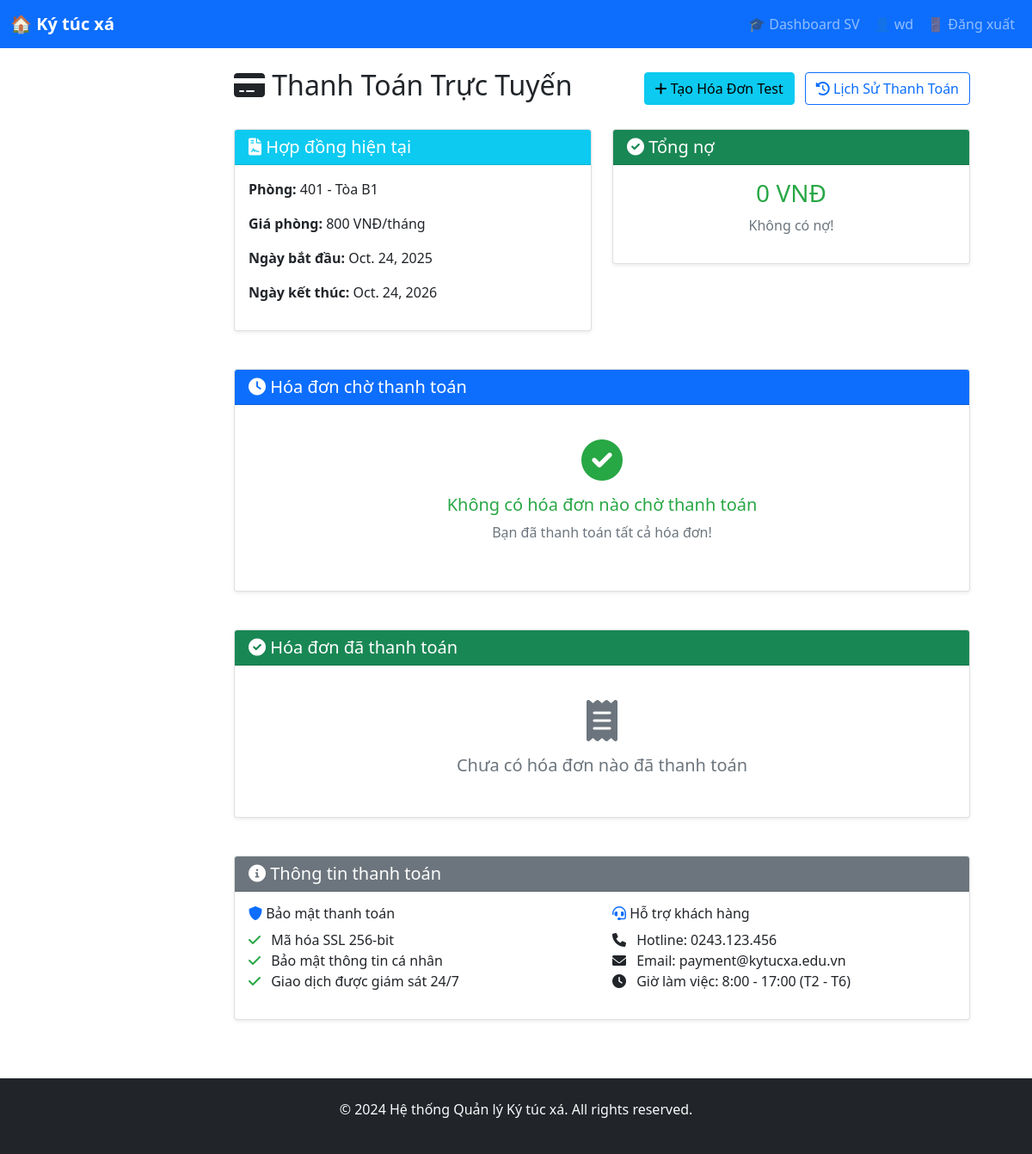
The page /payments/student/ (signed in) on the database as committed earlier.
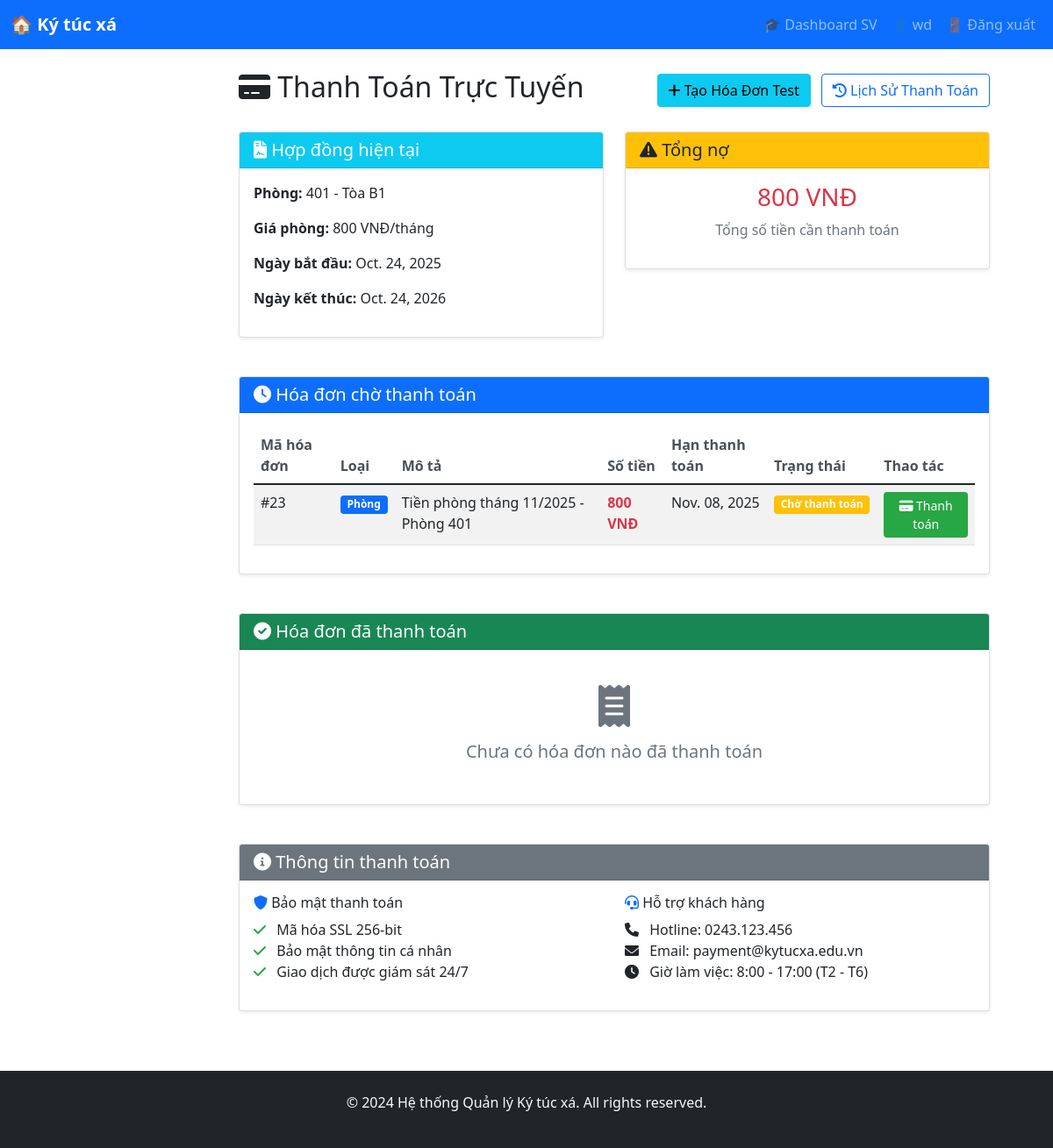
The same page on the database as committed later.
### payment/models.py (models this page shows, shortened)
class Payment(models.Model):
    PAYMENT_METHODS = (
        ('cash', 'Tiền mặt'),
        ('bank_transfer', 'Chuyển khoản'),
        ('momo', 'Ví MoMo'),
        ('zalopay', 'ZaloPay'),
    )
    PAYMENT_CHOICES = (
        ('room', 'Tiền phòng'),
        ('electric', 'Tiền điện'),
        ('water', 'Tiền nước'),
    )
    STATUS_CHOICES = (
        ('pending', 'Chờ thanh toán'),
        ('paid', 'Đã thanh toán'),
        ('cancelled', 'Đã hủy'),
        ('failed', 'Thất bại'),
    )
    contract = models.ForeignKey(Contract, on_delete=models.CASCADE)
    student = models.ForeignKey(Student, on_delete=models.CASCADE, null=True, blank=True, related_name='payments')
    payment_type = models.CharField(max_length=20, choices=PAYMENT_CHOICES, default='room')
    amount = models.DecimalField(max_digits=12, decimal_places=0)
    payment_method = models.CharField(max_length=20, choices=PAYMENT_METHODS, default='cash')
    status = models.CharField(max_length=20, choices=STATUS_CHOICES, default='pending')
    due_date = models.DateField()
    paid_date = models.DateField(null=True, blank=True)
    transaction_id = models.CharField(max_length=100, blank=True)
    notes = models.TextField(blank=True)
    created_at = models.DateTimeField(auto_now_add=True)
    updated_at = models.DateTimeField(auto_now=True)

### dormitory/models.py (models this page shows, shortened)
class Contract(models.Model):
    contract_number = models.CharField(max_length=20, unique=True)
    student = models.ForeignKey(Student, on_delete=models.CASCADE)
    room = models.ForeignKey(Room, on_delete=models.CASCADE)
    start_date = models.DateField()
    end_date = models.DateField()
    deposit = models.DecimalField(max_digits=10, decimal_places=2)
    status_choices = (
        ('active', 'Đang hoạt động'),
        ('expired', 'Đã hết hạn'),
        ('terminated', 'Đã chấm dứt'),
    )
    status = models.CharField(max_length=20, choices=status_choices, default='active')
    created_at = models.DateTimeField(auto_now_add=True)

class Room(models.Model):
    room_number = models.CharField(max_length=10)
    building = models.ForeignKey(Building, on_delete=models.CASCADE)
    room_type = models.ForeignKey(RoomType, on_delete=models.CASCADE)
    floor = models.IntegerField()
    status_choices = (
        ('available', 'Còn trống'),
        ('occupied', 'Đã thuê'),
        ('maintenance', 'Bảo trì'),
    )
    status = models.CharField(max_length=20, choices=status_choices, default='available')
    current_occupancy = models.IntegerField(default=0)
    notes = models.TextField(blank=True)
    class Meta:
        unique_together = ['building', 'room_number']

### payment/views.py (the view)
# urls.py: path('student/', views.student_payments, name='student_payments'),
@login_required
def student_payments(request):
    if request.user.user_type != 'student':
        messages.error(request, "Chỉ sinh viên mới có thể truy cập trang này")
        return redirect('home')
    try:
        student = request.user.student
        current_contract = Contract.objects.filter(student=student, status='active').first()
        payments = Payment.objects.filter(student=student).select_related('contract__room').order_by('-created_at')
        payments_room = payments.filter(payment_type='room')
        payments_electric = payments.filter(payment_type='electric')
        payments_water = payments.filter(payment_type='water')
        pending_payments = payments.filter(status='pending')
        paid_payments = payments.filter(status='paid')
        total_pending_amount = sum(p.amount for p in pending_payments)
        context = {
            'student': student,
            'current_contract': current_contract,
            'payments_room': payments_room,
            'payments_electric': payments_electric,
            'payments_water': payments_water,
            'pending_payments': pending_payments,
            'paid_payments': paid_payments,
            'total_pending_amount': total_pending_amount,
            'today': timezone.now().date(),
        }
        return render(request, 'payment/student_payments.html', context)
    except Student.DoesNotExist:
        messages.error(request, "Vui lòng hoàn thiện hồ sơ sinh viên trước!")
        return redirect('complete_profile')

### payment/templates/payment/student_payments.html (shortened to what the changed rows need)
{% extends 'base.html' %}
{% block content %}
<div class="container">
    <div class="row">
        <div class="col-12">
            <div class="d-flex justify-content-between align-items-center mb-4">
                <h2><i class="fas fa-credit-card"></i> Thanh Toán Trực Tuyến</h2>
            </div>
        </div>
    </div>
    {% if current_contract %}
    <div class="row mb-4">
        <div class="col-md-6">
            <div class="card">
                <div class="card-header bg-info text-white">
                    <h5 class="mb-0"><i class="fas fa-file-contract"></i> Hợp đồng hiện tại</h5>
                </div>
                <div class="card-body">
                    <p><strong>Phòng:</strong> {{ current_contract.room.room_number }} - {{ current_contract.room.building.name }}</p>
                    <p><strong>Giá phòng:</strong> {{ current_contract.room.room_type.price_per_month|floatformat:0 }} VNĐ/tháng</p>
                    <p><strong>Ngày bắt đầu:</strong> {{ current_contract.start_date }}</p>
                    <p><strong>Ngày kết thúc:</strong> {{ current_contract.end_date }}</p>
                </div>
            </div>
        </div>
        <div class="col-md-6">
            <div class="card">
                <div class="card-header {% if total_pending_amount > 0 %}bg-warning text-dark{% else %}bg-success text-white{% endif %}">
                    <h5 class="mb-0">
                        <i class="fas {% if total_pending_amount > 0 %}fa-exclamation-triangle{% else %}fa-check-circle{% endif %}"></i>
                        Tổng nợ
                    </h5>
                </div>
                <div class="card-body text-center">
                    <h3 class="{% if total_pending_amount > 0 %}text-danger{% else %}text-success{% endif %}">
                        {{ total_pending_amount|floatformat:0 }} VNĐ
                    </h3>
                    <p class="text-muted">
                        {% if total_pending_amount > 0 %}
                            Tổng số tiền cần thanh toán
                        {% else %}
                            Không có nợ!
                        {% endif %}
                    </p>
                </div>
            </div>
        </div>
    </div>
    {% else %}
    <div class="alert alert-warning">
        <i class="fas fa-exclamation-triangle"></i>
        Bạn chưa có hợp đồng phòng nào đang hoạt động.
    </div>
    {% endif %}
    <div class="row">
        <div class="col-12">
            <div class="card">
                <div class="card-body">
                    {% if pending_payments %}
                    <div class="table-responsive">
                        <table class="table table-striped">
                            <thead>
                                <tr>
                                    <th>Mã hóa đơn</th>
                                    <th>Loại</th>
                                    <th>Mô tả</th>
                                    <th>Số tiền</th>
                                    <th>Hạn thanh toán</th>
                                    <th>Trạng thái</th>
                                    <th>Thao tác</th>
                                </tr>
                            </thead>
                            <tbody>
                                {% for payment in pending_payments %}
                                <tr>
                                    <td>#{{ payment.id }}</td>
                                    <td>
                                        {% if payment.payment_type == 'room' %}
                                            <span class="badge bg-primary">Phòng</span>
                                        {% elif payment.payment_type == 'electric' %}
                                            <span class="badge bg-warning text-dark">Điện</span>
                                        {% elif payment.payment_type == 'water' %}
                                            <span class="badge bg-info text-white">Nước</span>
                                        {% endif %}
                                    </td>
                                    <td>
                                        {% if payment.payment_type == 'room' %}
                                            Tiền phòng tháng {{ payment.created_at|date:"m/Y" }} - Phòng {{ payment.contract.room.room_number }}
                                        {% elif payment.payment_type == 'electric' %}
                                            Tiền điện tháng {{ payment.created_at|date:"m/Y" }} - Phòng {{ payment.contract.room.room_number }}
                                        {% elif payment.payment_type == 'water' %}
                                            Tiền nước tháng {{ payment.created_at|date:"m/Y" }} - Phòng {{ payment.contract.room.room_number }}
                                        {% else %}
                                            {{ payment.notes }}
                                        {% endif %}
                                    </td>
                                    <td class="fw-bold text-danger">{{ payment.amount|floatformat:0 }} VNĐ</td>
                                    <td>
                                        {{ payment.due_date|date:"M. d, Y" }}
                                    </td>
                                    <td><span class="badge bg-warning">{{ payment.get_status_display }}</span></td>
                                    <td>
                                        <a href="{% url 'process_payment' payment.id %}" class="btn btn-success btn-sm">
                                            <i class="fas fa-credit-card"></i> Thanh toán
                                        </a>
                                    </td>
                                </tr>
                                {% endfor %}
                            </tbody>
                        </table>
                    </div>
                    {% else %}
                    <div class="text-center py-4">
                        <i class="fas fa-check-circle fa-3x text-success mb-3"></i>
                        <h5 class="text-success">Không có hóa đơn nào chờ thanh toán</h5>
                        <p class="text-muted">Bạn đã thanh toán tất cả hóa đơn!</p>
                    </div>
                    {% endif %}
                </div>
            </div>
        </div>
    </div>
</div>
{% endblock %}

Rows that differ between the two databases and show on the page:
added Payment: id "23", payment_type "Phòng", created_at "11/2025", contract.room.room_number "401", amount "800", due_date "Nov. 08, 2025", status "Chờ thanh toán"
Other text that changed with them:
{{ total_pending_amount|floatformat:0 }}: "0" → "800"
text no longer shown: "Không có nợ! Không có hóa đơn nào chờ thanh toán Bạn đã thanh toán tất cả hóa đơn!"
text now shown: "Tổng số tiền cần thanh toán Mã hóa đơn Loại Mô tả Số tiền Hạn thanh toán Trạng thái Thao tác"
